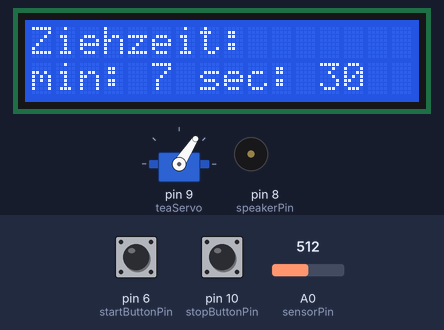
The sketch below on a simulated Arduino Uno, built with avr-gcc and run on an emulated ATmega328P. Parts: 16×2 character LCD, servo, buzzer (waves = sounding). Inputs (shaded band) come from the test bench; at power-on: pin 6 (startButtonPin) HIGH, pin 10 (stopButtonPin) HIGH, A0 (sensorPin) = 512.

Above: at 2.8 s.
2.9 s: pin 6 (startButtonPin) pulled LOW for 0.3 s
At 4.05 s:
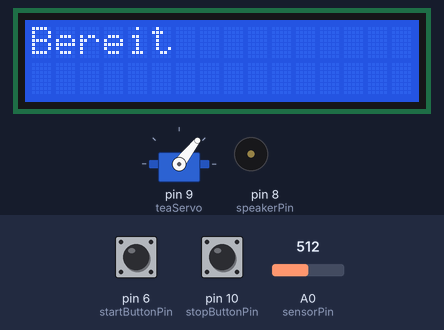
5.0 s: pin 10 (stopButtonPin) pulled LOW for 0.3 s
At 5.83 s:
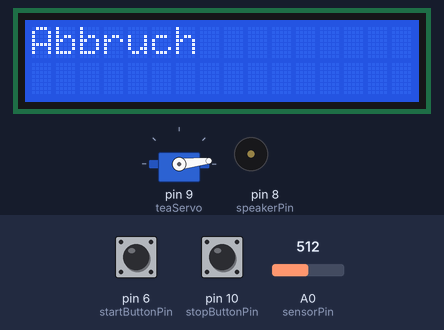
7.5 s: pin 6 (startButtonPin) pulled LOW for 1 s
At 11.1 s:
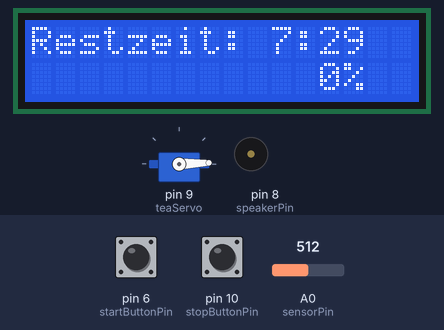
11.5 s: pin 10 (stopButtonPin) pulled LOW for 1 s
At 12.11 s:
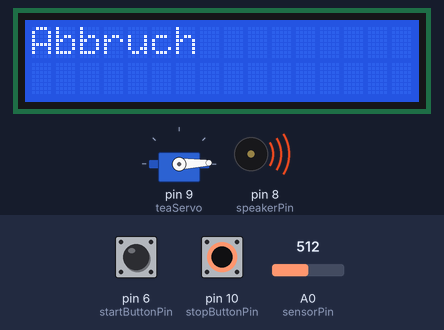
15.0 s: A0 (sensorPin) set to 716
At 15.7 s:
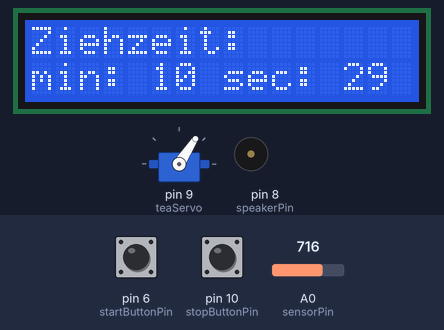
16.5 s: A0 (sensorPin) set to 900
At 17.9 s:
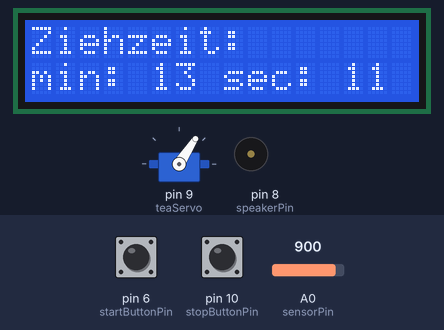
Timing chart, 0 to 19.0 s (numbered marks = the images above; inputs shaded):
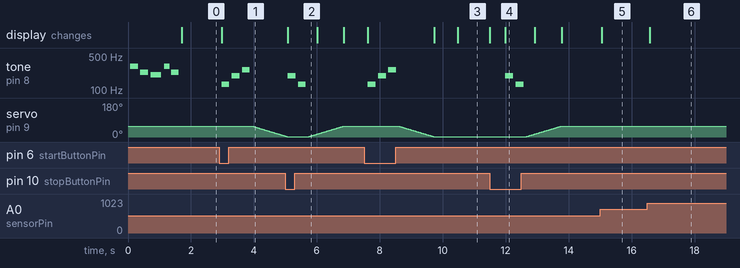

Measured:
- after the input at 2.9 s, tone on pin 8 (speakerPin): plays 131 Hz for 0.25 s, 196 Hz for 0.25 s, 262 Hz for 0.25 s, starting after 0.07 s; servo on pin 9 (teaServo): moves from 57° to 5° over 1.0 s, starting after 1.1 s; the display: changes after 0.07 s (image 1)
- after the input at 5.0 s, tone on pin 8 (speakerPin): silent → 196 Hz after 0.08 s, → silent 0.25 s later, → 131 Hz 0.08 s later, → silent 0.25 s later; the display: changes after 0.08 s (image 2)
- after the input at 7.5 s, tone on pin 8 (speakerPin): plays 131 Hz for 0.25 s, 196 Hz for 0.25 s, 262 Hz for 0.25 s, starting after 0.12 s; servo on pin 9 (teaServo): moves from 57° to 2° over 1.1 s, starting after 1.1 s; the display: first changes after 0.12 s (image 3 shows a later state)
- after the input at 11.5 s, tone on pin 8 (speakerPin): silent → 196 Hz after 0.49 s, → silent 0.25 s later, → 131 Hz 0.08 s later, → silent 0.25 s later; servo on pin 9 (teaServo): moves from 2° to 57° over 1.1 s, starting after 1.2 s; the display: changes after 0.49 s (image 4)
- after the input at 15.0 s, the display: changes after 0.05 s (image 5)
- after the input at 16.5 s, the display: changes after 0.08 s (image 6)

The sketch:

Teamaster_5000.ino
```cpp
#include <LiquidCrystal.h>
#include <Servo.h>
#include "pitches.h"

const int rs = 12, en = 11, d4 = 5, d5 = 4, d6 = 3, d7 = 2;
const int startButtonPin = 6;
const int stopButtonPin = 10;
const int speakerPin = 8;
const int sensorPin = A0;
LiquidCrystal lcd(rs, en, d4, d5, d6, d7);
Servo teaServo;

int max_Winkel=2;
int min_Winkel=57;

int potiToSec (int value){
  float ergebnis = value;
  ergebnis = ergebnis / 1023 * 900;
  value = ergebnis;
  return value;
}

int secToMin (int value){
  return value / 60;
}
int secToSecRemainder (int value){
  return value % 60;
}

void playWindows() {
  int melody[] = {
      NOTE_DS4, NOTE_AS3, NOTE_GS3, NOTE_DS4, NOTE_AS3
    };
    int noteDurations[] = {
      4,4,3,6,4
    };
    playSounds(melody, noteDurations,5);
}
void playZelda1() {
  int melody[] = {
      NOTE_G3, NOTE_A3, NOTE_B3, NOTE_CS4, NOTE_G3, NOTE_A3, NOTE_B3, NOTE_CS4,
      NOTE_GS3, NOTE_AS3, NOTE_C4, NOTE_D4, NOTE_GS3, NOTE_AS3, NOTE_C4, NOTE_D4,
      NOTE_A3, NOTE_B3, NOTE_CS4, NOTE_DS4, NOTE_A3, NOTE_B3, NOTE_CS4, NOTE_DS4,
      NOTE_AS3, NOTE_C4, NOTE_D4, NOTE_E4, NOTE_AS3, NOTE_C4, NOTE_D4, NOTE_E4,
      NOTE_B3, NOTE_CS4, NOTE_DS4, NOTE_F4,
      NOTE_C4, NOTE_D4, NOTE_E4, NOTE_FS4,
      NOTE_CS4, NOTE_DS4, NOTE_F4, NOTE_G4,
      NOTE_D4, NOTE_E4, NOTE_FS4, NOTE_GS4
    };

    int noteDurations[] = {
      6,6,6,6,6,6,6,6,6,6,6,6,6,6,6,6,
      7,7,7,7,8,8,8,8,9,9,9,9,10,10,10,10,11,11,11,11,12,12,12,12,13,13,13,13,13,13,13,13
    };
    playSounds(melody, noteDurations,48);
}
void playZelda2() {
  int melody[] = {
      NOTE_A3, NOTE_AS3, NOTE_B3, NOTE_C4
     };
    int noteDurations[] = {
      6,6,6,1
    };
    playSounds(melody, noteDurations,4);
}
void playSounds(int melody[],int noteDurations[], int count) {
  for (int thisNote = 0; thisNote < count; thisNote++) {
    int noteDuration = 1000 / noteDurations[thisNote];
    tone(speakerPin, melody[thisNote], noteDuration);
    int pauseBetweenNotes = noteDuration * 1.30;
    delay(pauseBetweenNotes);
    // stop the tone playing:
    noTone(speakerPin);
  }
}
void playSingleSound(int Tone, int duration) {
  tone(speakerPin, Tone, duration);
  delay(duration * 1.30);
  noTone(speakerPin);
}


void setup() {
  createCustomChars();
  lcd.begin(16, 2);
  lcd.print("Teamaster 5000");
  playWindows();
  lcd.clear();
  pinMode(startButtonPin, INPUT_PULLUP);
  teaServo.attach(9);
  teaServo.write(min_Winkel);
  pinMode(stopButtonPin, INPUT_PULLUP);
}

void loop() {
  int selectedSeconds = 0;
  int sensorValue = 0;
  int valStartButton = 0;
  int valStopButton = 0;
  int seconds = 0;
  lcd.setCursor(0, 0);
  lcd.print("Ziehzeit:");
  valStartButton = digitalRead(startButtonPin);
  while(valStartButton == HIGH){
    lcd.setCursor(0,1);
    lcd.print("                ");
    lcd.setCursor(0,1);
    sensorValue = analogRead(sensorPin);
    seconds = potiToSec(sensorValue);
    lcd.print("min: ");
    lcd.print(secToMin(seconds));
    lcd.print(" sec: ");
    if (secToSecRemainder(seconds) < 10) {
      lcd.print("0");
    }
    lcd.print(secToSecRemainder(seconds));
    delay(250);
    valStartButton = digitalRead(startButtonPin);
  }
  selectedSeconds = seconds;
  lcd.clear();
  lcd.setCursor(0,0);
  lcd.write("Bereit");
  playSingleSound (NOTE_C3, 250);
  playSingleSound (NOTE_G3, 250);
  playSingleSound (NOTE_C4, 250);
      for (int p = min_Winkel; p >=max_Winkel; p--){
      teaServo.write(p);
      delay(20);
      }
  valStopButton = digitalRead(stopButtonPin);
  int counter = 0;
  lcd.clear();
  lcd.setCursor(0,0);
  lcd.print("Restzeit: ");
  lcd.print(secToMin(seconds));
  lcd.print(":");
  if (secToSecRemainder(seconds) < 10) {
        lcd.print("0");
      }
  lcd.print(secToSecRemainder(seconds));
  lcd.setCursor(0,1);
  writeProgressbar(getPercentage(selectedSeconds,seconds));
  lcd.setCursor(12,1);
  lcd.print(getPercentage(selectedSeconds,seconds));
  lcd.print("%");
  while(seconds > 0 and valStopButton == HIGH){
    if (counter < 3) {
      counter = counter + 1;
      valStopButton = digitalRead(stopButtonPin);
      delay(250);
    }
    else {
      counter = 0;
      seconds = seconds - 1;
      valStopButton = digitalRead(stopButtonPin);
      //lcd.setCursor(0,1);
      lcd.clear();
      lcd.setCursor(0,0);
      lcd.print("Restzeit: ");
      lcd.print(secToMin(seconds));
      lcd.print(":");
      if (secToSecRemainder(seconds) < 10) {
        lcd.print("0");
      }
      lcd.print(secToSecRemainder(seconds));
      lcd.setCursor(0,1);
      writeProgressbar(getPercentage(selectedSeconds,seconds));
      lcd.setCursor(12,1);
      lcd.print(getPercentage(selectedSeconds,seconds));
      lcd.print("%");
      delay(250);
    }
  }
  if (valStopButton == LOW){
    lcd.clear();
    lcd.setCursor(0,0);
    lcd.print("Abbruch");
    playSingleSound (NOTE_G3, 250);
    playSingleSound (NOTE_C3, 250);
    lcd.clear();
   for (int p = max_Winkel; p <=min_Winkel; p++){
    teaServo.write(p);
    delay(20);
   }
  }
  else {
     lcd.clear();
     playZelda1();
   for (int p = max_Winkel; p <=min_Winkel; p++){
    teaServo.write(p);
    delay(20);
   }
   lcd.clear();
   lcd.setCursor(0,0);
   lcd.print("Tee ist fertig!");
   playZelda2();
   delay(7000);
   lcd.clear();
   lcd.setCursor(0,0);
  }
}

void createCustomChars() {
  byte progressbar0[8] = {
  B00000,
  B00000,
  B00000,
  B00000,
  B00000,
  B00000,
  B00000,
  };
  byte progressbar1[8] = {
  B10000,
  B10000,
  B10000,
  B10000,
  B10000,
  B10000,
  B10000,
  };
  byte progressbar2[8] = {
  B11000,
  B11000,
  B11000,
  B11000,
  B11000,
  B11000,
  B11000,
  };
  byte progressbar3[8] = {
  B11100,
  B11100,
  B11100,
  B11100,
  B11100,
  B11100,
  B11100,
  };
  byte progressbar4[8] = {
  B11110,
  B11110,
  B11110,
  B11110,
  B11110,
  B11110,
  B11110,
  };
  byte progressbar5[8] = {
  B11111,
  B11111,
  B11111,
  B11111,
  B11111,
  B11111,
  B11111,
  };
  lcd.createChar(0, progressbar0);
  lcd.createChar(1, progressbar1);
  lcd.createChar(2, progressbar2);
  lcd.createChar(3, progressbar3);
  lcd.createChar(4, progressbar4);
  lcd.createChar(5, progressbar5);
}

int getPercentage(int maximum, int current) {
  float fCurrent = current;
  float fMaximum = maximum;
  return 100 - ((fCurrent / fMaximum) * 100);
}
void writeProgressbar(int percentage) {
  int filledChars = percentage / 10;
  int remainder = (percentage % 10) / 2;
  for (int i=0; i < filledChars; i++) {
    lcd.write(byte(5));
  }
  lcd.write(byte(remainder));
}
```

pitches.h
```cpp
/*************************************************
 * Public Constants
 *************************************************/

#define NOTE_B0  31
#define NOTE_C1  33
#define NOTE_CS1 35
#define NOTE_D1  37
#define NOTE_DS1 39
#define NOTE_E1  41
#define NOTE_F1  44
#define NOTE_FS1 46
#define NOTE_G1  49
#define NOTE_GS1 52
#define NOTE_A1  55
#define NOTE_AS1 58
#define NOTE_B1  62
#define NOTE_C2  65
#define NOTE_CS2 69
#define NOTE_D2  73
#define NOTE_DS2 78
#define NOTE_E2  82
#define NOTE_F2  87
#define NOTE_FS2 93
#define NOTE_G2  98
#define NOTE_GS2 104
#define NOTE_A2  110
#define NOTE_AS2 117
#define NOTE_B2  123
#define NOTE_C3  131
#define NOTE_CS3 139
#define NOTE_D3  147
#define NOTE_DS3 156
#define NOTE_E3  165
#define NOTE_F3  175
#define NOTE_FS3 185
#define NOTE_G3  196
#define NOTE_GS3 208
#define NOTE_A3  220
#define NOTE_AS3 233
#define NOTE_B3  247
#define NOTE_C4  262
#define NOTE_CS4 277
#define NOTE_D4  294
#define NOTE_DS4 311
#define NOTE_E4  330
#define NOTE_F4  349
#define NOTE_FS4 370
#define NOTE_G4  392
#define NOTE_GS4 415
#define NOTE_A4  440
#define NOTE_AS4 466
#define NOTE_B4  494
#define NOTE_C5  523
#define NOTE_CS5 554
#define NOTE_D5  587
#define NOTE_DS5 622
#define NOTE_E5  659
#define NOTE_F5  698
#define NOTE_FS5 740
#define NOTE_G5  784
#define NOTE_GS5 831
#define NOTE_A5  880
#define NOTE_AS5 932
#define NOTE_B5  988
#define NOTE_C6  1047
#define NOTE_CS6 1109
#define NOTE_D6  1175
#define NOTE_DS6 1245
#define NOTE_E6  1319
#define NOTE_F6  1397
#define NOTE_FS6 1480
#define NOTE_G6  1568
#define NOTE_GS6 1661
#define NOTE_A6  1760
#define NOTE_AS6 1865
#define NOTE_B6  1976
#define NOTE_C7  2093
#define NOTE_CS7 2217
#define NOTE_D7  2349
#define NOTE_DS7 2489
#define NOTE_E7  2637
#define NOTE_F7  2794
#define NOTE_FS7 2960
#define NOTE_G7  3136
#define NOTE_GS7 3322
#define NOTE_A7  3520
#define NOTE_AS7 3729
#define NOTE_B7  3951
#define NOTE_C8  4186
#define NOTE_CS8 4435
#define NOTE_D8  4699
```
